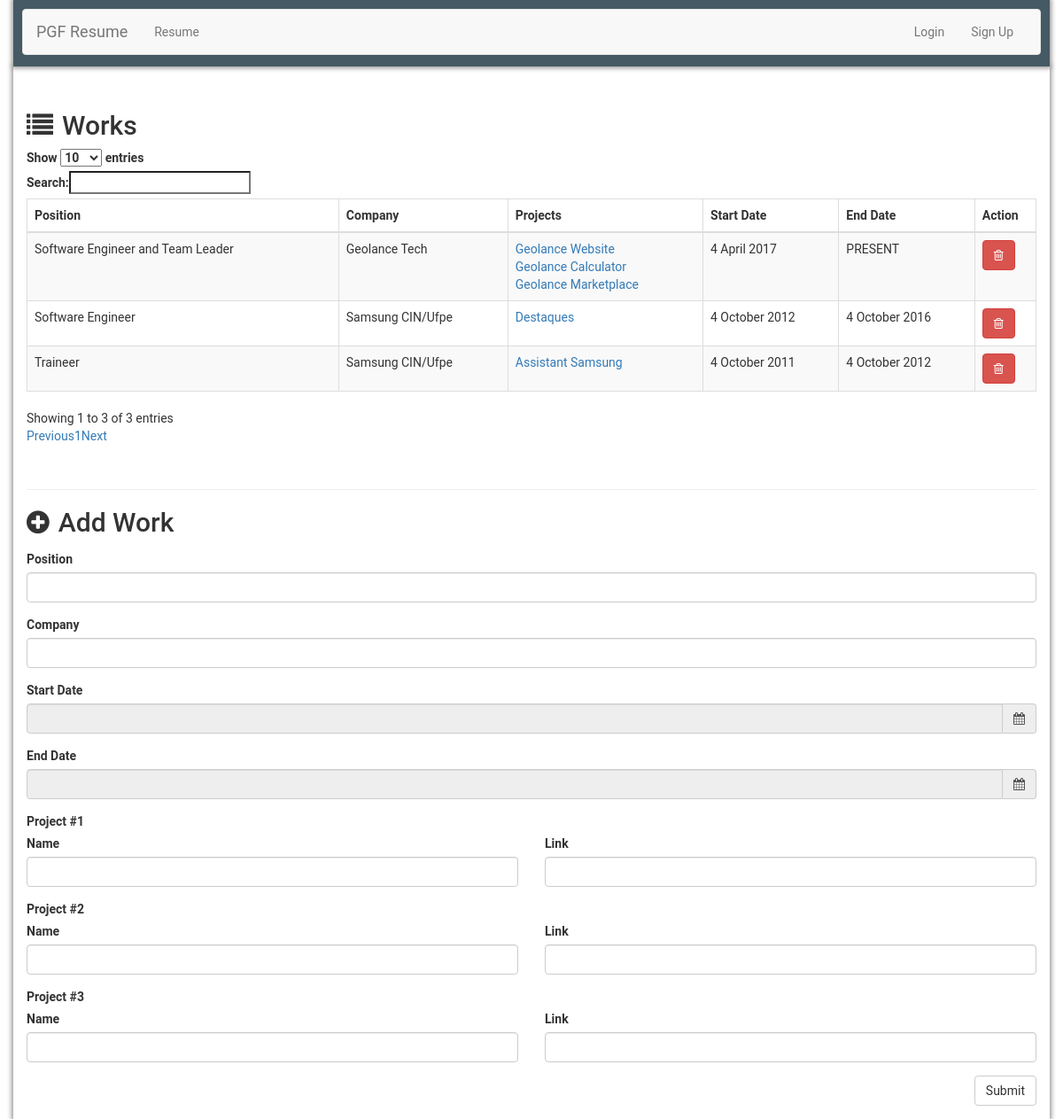
/work.php, run on the app's committed database.
### tables this page shows
CREATE TABLE `work` (
  `id` int(11) NOT NULL,
  `date_start` datetime NOT NULL,
  `date_end` datetime DEFAULT NULL,
  `position` varchar(50) DEFAULT NULL,
  `company` varchar(50) DEFAULT NULL
);

CREATE TABLE `work_link` (
  `id` int(11) NOT NULL,
  `work_id` int(11) DEFAULT NULL,
  `link` varchar(200) NOT NULL,
  `name` varchar(100) NOT NULL
);

### session.php (called while the page is built, shortened)
<?php
class Session {
    public static function getInstance() {
        static $inst = null;
        if ($inst === null) {
            $inst = new Session();
        }
        return $inst;
    }
}
?>

### database/database.php (called while the page is built, shortened)
<?php
class Database {
    private $host      = "localhost";
    private $user      = "root";
    private $pass      = "";
    private $dbname    = "resumedb";
    private $dbh;
    public function __construct() {
        $dsn = 'mysql:host=' . $this->host . ';dbname=' . $this->dbname;
        $options = array(
            PDO::ATTR_PERSISTENT    => true,
            PDO::ATTR_ERRMODE       => PDO::ERRMODE_EXCEPTION
        );
        try{
            $this->dbh = new PDO($dsn, $this->user, $this->pass, $options);
        }
        catch(PDOException $e){
            $this->error = $e->getMessage();
        }
    }
    public static function getInstance() {
        static $inst = null;
        if ($inst === null) {
            $inst = new Database();
        }
        return $inst;
    }
    public function query($query) {
      $sth = $this->dbh->prepare($query);
      $sth->execute();
      return $sth->fetchAll();
    }
}
?>

### util.php (called while the page is built, shortened)
<?php
function formatDateToScreen($date) {
  return date("j F Y", strtotime($date));
}
?>

### work.php (the view, shortened to what this page needs)
<?php
include_once 'header.php';
require 'util.php';
$db = Database::getInstance();
$works = $db->query('SELECT * FROM work');
?>
<div class="row">
  <section class="work-table-section col-md-12" style="margin-top: 30px;">
    <h2 class="title"><i class="fa fa-list" aria-hidden="true" style="margin-right:10px;"></i>Works</h2>
    <table id="work-table" class="table table-striped table-bordered" cellspacing="0" width="100%">
        <thead>
            <tr>
                <th>Position</th>
                <th>Company</th>
                <th>Projects</th>
                <th>Start Date</th>
                <th>End Date</th>
                <th>Action</th>
            </tr>
        </thead>
        <tbody>
          <?php foreach ($works as $work) :
              $date_start = formatDateToScreen($work['date_start']);
              if (isset($work['date_end'])) {
                $date_end = formatDateToScreen($work['date_end']);
              } else {
                $date_end = 'PRESENT';
              }
              $work_links = $db->query('SELECT * FROM work_link WHERE work_id='.$work["id"]);
              $work_projects = '';
              foreach ($work_links as $work_link)
                $work_projects .= '<a style="display:block;" target="_blank" href="'.$work_link['link'].'">'.$work_link['name'].'</a> '
          ?>
            <tr>
                <td><?php echo $work["position"] ?></td>
                <td><?php echo $work["company"] ?></td>
                <td><?php echo $work_projects ?></td>
                <td><?php echo $date_start ?></td>
                <td><?php echo $date_end ?></td>
                <td>
                  <form action="requests/delete_work.php" method="post" onSubmit="if(!confirm('Confirm delete of work?')){return false;}">
                    <button type="submit" class="btn btn-danger"><i class="fa fa-trash-o" aria-hidden="true"></i></button>
                  </form>
                </td>
            </tr>
          <?php endforeach; ?>
        </tbody>
    </table>
  </section>
  <section class="work-insert-section col-md-12" style="margin-top: 30px;">
    <hr>
    <form id="form-work" action="requests/add_work.php" method="post">
      <div class="form-group">
        <h2 class="title"><i class="fa fa-plus-circle" aria-hidden="true" style="margin-right:10px;"></i>Add Work</h2>
      </div>
      <div class="form-group">
        <label for="position">Position</label>
        <input type="text" class="form-control" name="position" maxlength="100">
      </div>
      <div class="form-group">
        <label for="company">Company</label>
        <input type="text" class="form-control" name="company" maxlength="100">
      </div>
      <div class="form-group">
        <label for="date_start">Start Date</label>
        <div class="input-group">
          <input type="text" class="form-control datepicker" name="date_start" readonly>
          <label class="input-group-addon btn" for="date">
             <span class="fa fa-calendar open-datetimepicker"></span>
          </label>
        </div>
      </div>
      <div class="form-group">
        <label for="date_end">End Date</label>
        <div class="input-group">
          <input type="text" class="form-control datepicker" name="date_end" readonly>
          <label class="input-group-addon btn" for="date">
             <span class="fa fa-calendar open-datetimepicker"></span>
          </label>
        </div>
      </div>
      <label>Project #1</label>
      <div class="form-group row">
        <div class="col-md-6">
          <label>Name</label>
          <input type="text" class="form-control" name="project_name_1" maxlength="100">
        </div>
        <div class="col-md-6">
          <label>Link</label>
          <input type="text" class="form-control" name="project_link_1" maxlength="100">
        </div>
      </div>
      <label>Project #2</label>
      <div class="form-group row">
        <div class="col-md-6">
          <label>Name</label>
          <input type="text" class="form-control" name="project_name_2" maxlength="100">
        </div>
        <div class="col-md-6">
          <label>Link</label>
          <input type="text" class="form-control" name="project_link_2" maxlength="100">
        </div>
      </div>
      <label>Project #3</label>
      <div class="form-group row">
        <div class="col-md-6">
          <label>Name</label>
          <input type="text" class="form-control" name="project_name_3" maxlength="100">
        </div>
        <div class="col-md-6">
          <label>Link</label>
          <input type="text" class="form-control" name="project_link_3" maxlength="100">
        </div>
      </div>
      <div class="form-group text-right">
        <button type="submit" class="btn btn-default float-right">Submit</button>
      </div>
    </form>
  </section>
</div>

### style/style.css (style rules this page uses)
body { font-family: 'Roboto', sans-serif; padding-top: 75px; -webkit-font-smoothing: antialiased; -moz-osx-font-smoothing: grayscale; }

### data on the page
work: position "Software Engineer and Team Leader", company "Geolance Tech", date_start "4 April 2017", date_end "PRESENT"
work_link: name "Geolance Website"
work_link: name "Geolance Calculator"
work_link: name "Geolance Marketplace"
work: position "Software Engineer", company "Samsung CIN/Ufpe", date_start "4 October 2012", date_end "4 October 2016"
work_link: name "Destaques"
work: position "Traineer", company "Samsung CIN/Ufpe", date_start "4 October 2011", date_end "4 October 2012"
work_link: name "Assistant Samsung"
